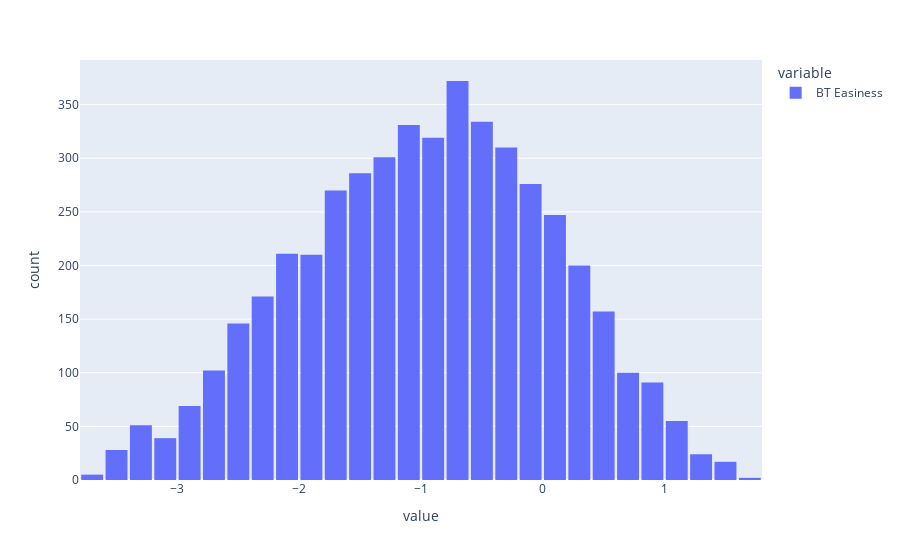

Notebook cell for this chart:
### Markdown cell above
### BT Easiness Distribution

### Code cell
fig = px.histogram(df["BT Easiness"], nbins=30)
fig.update_layout(bargap=0.1)

fig.show()

### Figure 1 — Plotly figure (JSON) as saved in the notebook; plotly's stock layout.template omitted (floating-point values rounded to 4 significant figures; data arrays with more than 128 entries replaced by an {"elided": "..."} marker saying what was removed)
{"data": [{"alignmentgroup": "True", "bingroup": "x", "hovertemplate": "variable=BT Easiness<br>value=%{x}<br>count=%{y}<extra></extra>", "legendgroup": "BT Easiness", "marker": {"color": "#636efa", "pattern": {"shape": ""}}, "name": "BT Easiness", "nbinsx": 30, "offsetgroup": "BT Easiness", "orientation": "v", "showlegend": true, "type": "histogram", "x": {"elided": "4724 float values"}, "xaxis": "x", "yaxis": "y"}], "layout": {"bargap": 0.1, "barmode": "relative", "legend": {"title": {"text": "variable"}, "tracegroupgap": 0}, "margin": {"t": 60}, "xaxis": {"anchor": "y", "domain": [0, 1], "title": {"text": "value"}}, "yaxis": {"anchor": "x", "domain": [0, 1], "title": {"text": "count"}}}}
